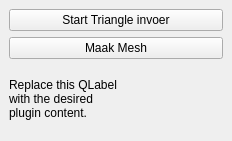
<?xml version="1.0" encoding="UTF-8"?>
<ui version="4.0">
 <class>MFMDockWidgetBase</class>
 <widget class="QDockWidget" name="MFMDockWidgetBase">
  <property name="geometry">
   <rect>
    <x>0</x>
    <y>0</y>
    <width>232</width>
    <height>141</height>
   </rect>
  </property>
  <property name="windowTitle">
   <string>MFM_GUI</string>
  </property>
  <widget class="QWidget" name="dockWidgetContents">
   <layout class="QGridLayout" name="gridLayout">
    <item row="0" column="0">
     <widget class="QPushButton" name="pushButton">
      <property name="text">
       <string>Start Triangle invoer</string>
      </property>
     </widget>
    </item>
    <item row="2" column="0">
     <widget class="QLabel" name="label">
      <property name="text">
       <string>Replace this QLabel
with the desired
plugin content.</string>
      </property>
     </widget>
    </item>
    <item row="1" column="0">
     <widget class="QPushButton" name="pushButton_2">
      <property name="text">
       <string>Maak Mesh</string>
      </property>
     </widget>
    </item>
   </layout>
  </widget>
 </widget>
 <resources/>
 <connections/>
</ui>
